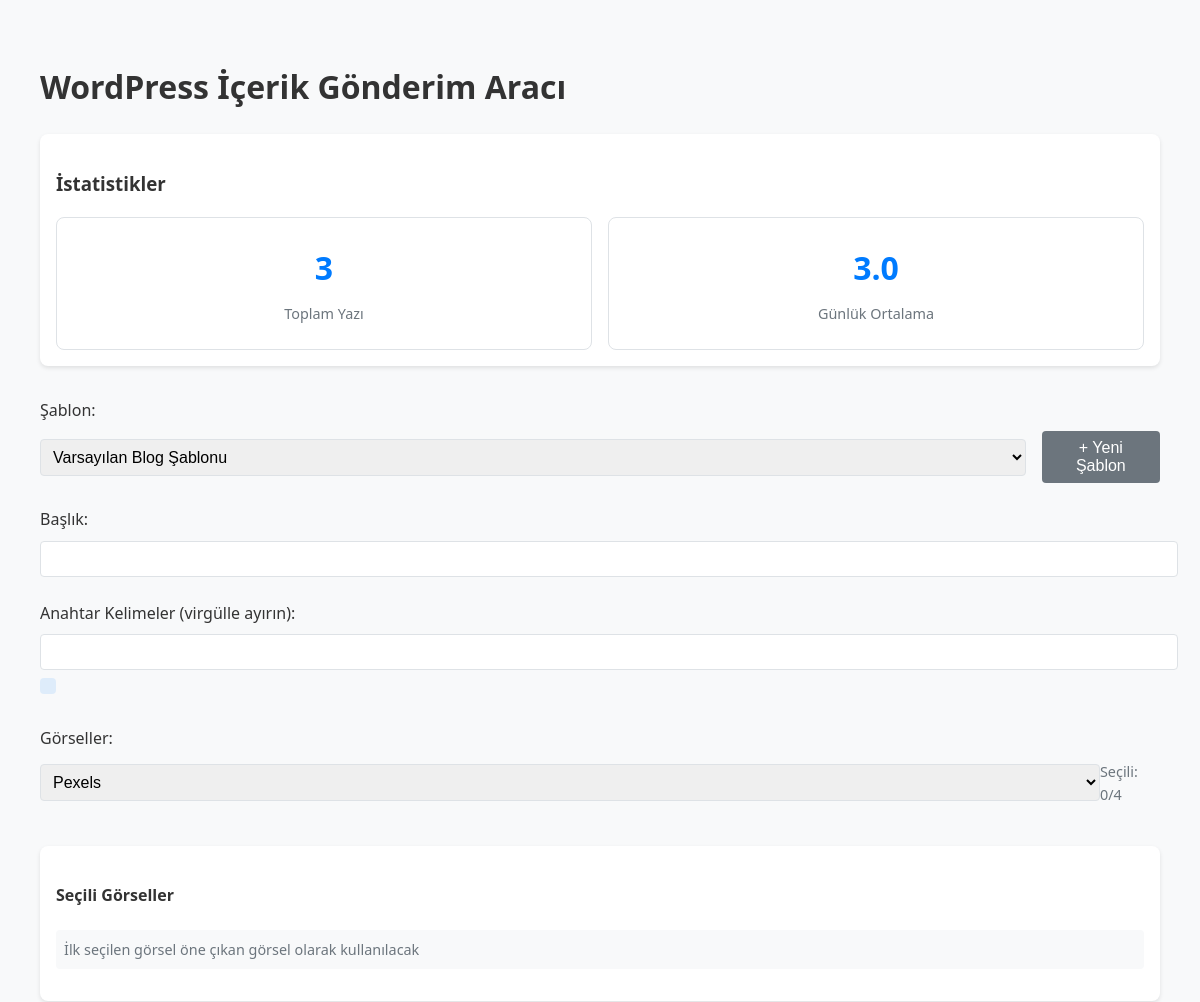
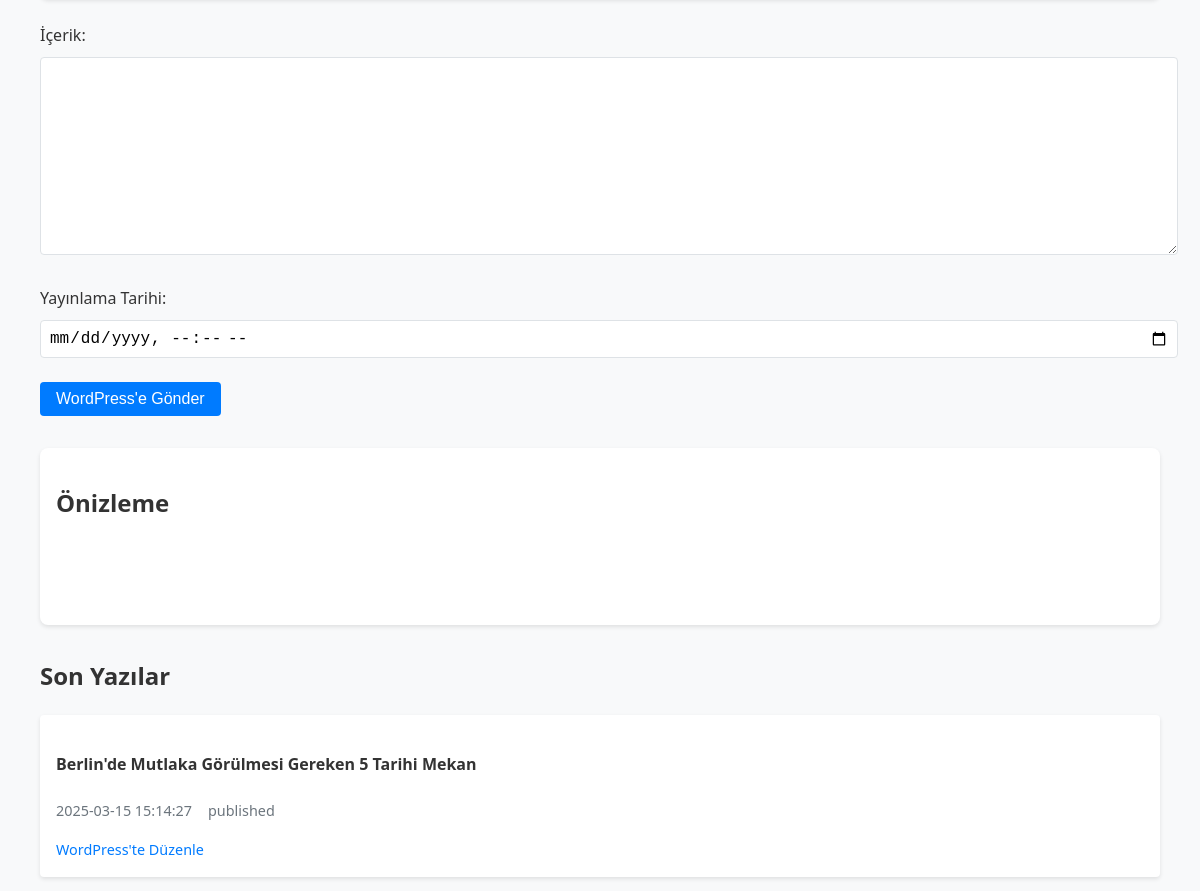
Before: / (upper part) with the older database file (2 pictures, top to bottom).
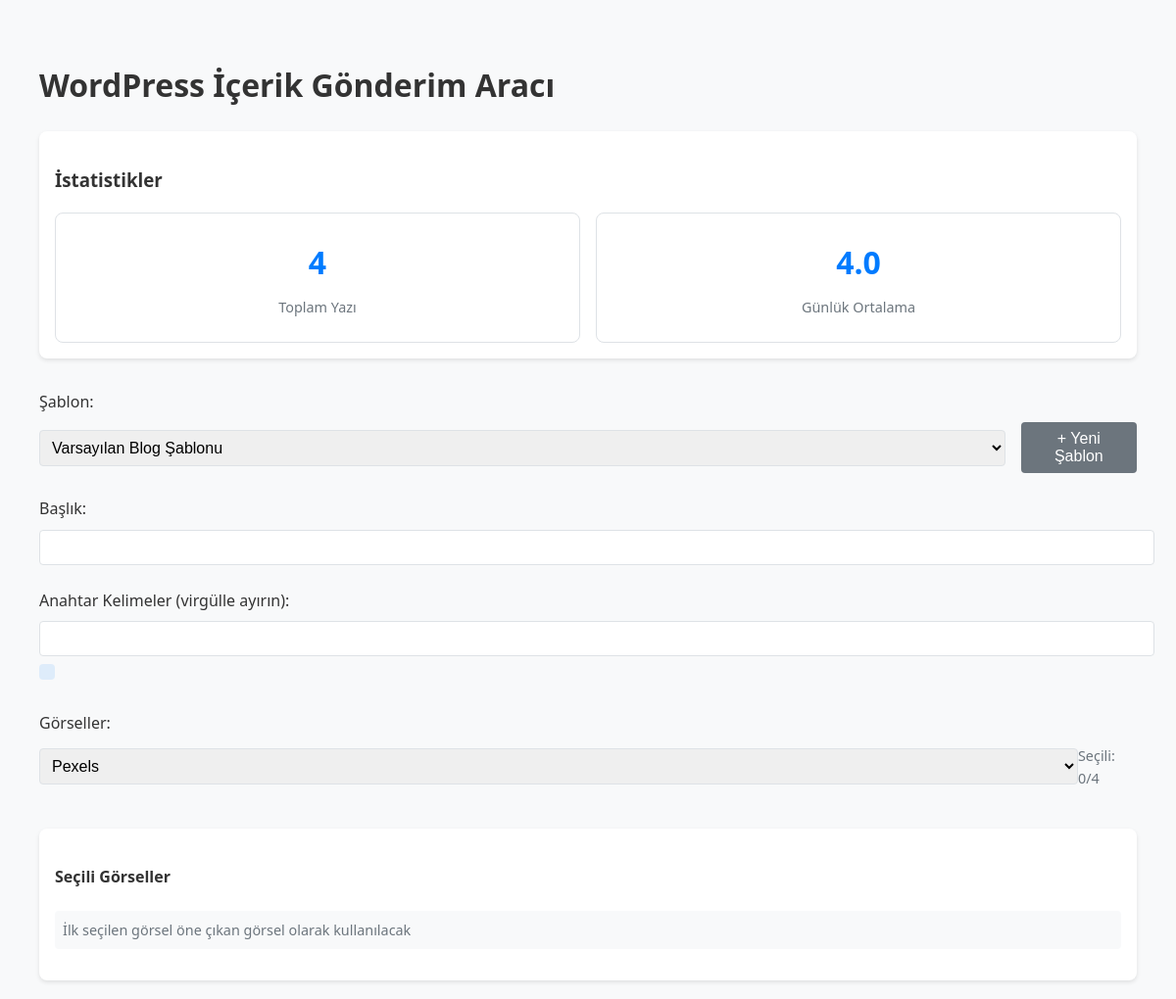
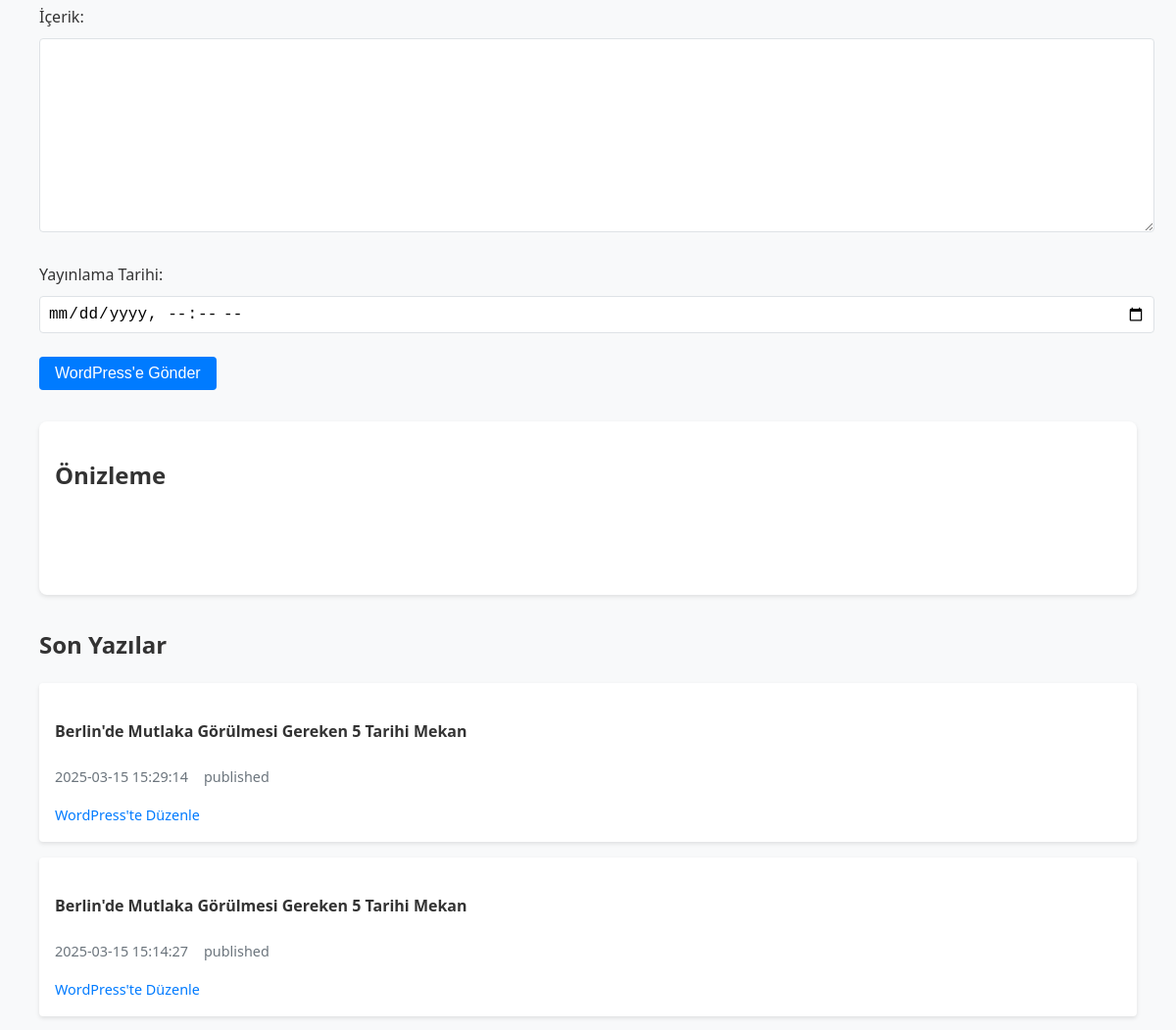
After: the same page with the newer database file (2 pictures, top to bottom).
### tables this page shows
CREATE TABLE posts (
                    id INTEGER PRIMARY KEY AUTOINCREMENT,
                    title TEXT NOT NULL,
                    content TEXT NOT NULL,
                    keywords TEXT NOT NULL,
                    image_url TEXT,
                    wordpress_id INTEGER,
                    created_at TIMESTAMP DEFAULT CURRENT_TIMESTAMP,
                    status TEXT DEFAULT 'published',
                    template_used TEXT
                );

### main.py (the view)
@app.route('/', methods=['GET', 'POST'])
def index():
    if request.method == 'POST':
        result = handle_form_submission(request.form, wp_client)
        return jsonify(result)
    templates = template_manager.get_templates()
    history = history_manager.get_posts_history()
    stats = history_manager.get_post_stats()
    return render_template('index.html',
                           templates=templates,
                           history=history,
                           stats=stats,
                           wp_url=os.getenv("WP_URL"))

### modules/history_manager.py (called while the page is built)
    def get_posts_history(self, limit=50):
        with sqlite3.connect(self.db_file) as conn:
            conn.row_factory = sqlite3.Row
            cursor = conn.execute("""
                SELECT * FROM posts
                ORDER BY created_at DESC
                LIMIT ?
            """, (limit,))
            return [dict(row) for row in cursor.fetchall()]

### modules/template_manager.py (called while the page is built)
    def get_templates(self) -> Dict:
        try:
            with open(self.templates_file, 'r', encoding='utf-8') as f:
                return json.load(f)["templates"]
        except Exception as e:
            print(f"Şablon okuma hatası: {e}")
            return {"default": self._get_default_template()}

    def _get_default_template(self) -> Dict:
        return {
            "name": "Varsayılan Blog Şablonu",
            "content": """<!-- wp:image {{"className":"featured-image"}} -->
{featured_image}
<!-- /wp:image -->

<h1>{title}</h1>

{content}

<div class="content-images">
{content_images}
</div>

<hr/>
<p><strong>Etiketler:</strong> {tags}</p>""",
            "created_at": datetime.now().isoformat()
        }

### templates/index.html (shortened to what this page needs)
<!DOCTYPE html>
<html lang="tr">
<head>
    <link rel="stylesheet" href="{{ url_for('static', filename='css/style.css') }}">
</head>
<body>
    <div class="container">
        <h1>WordPress İçerik Gönderim Aracı</h1>
        <div class="stats-section">
            <h3>İstatistikler</h3>
            <div class="stats-grid">
                <div class="stat-card">
                    <div class="stat-value">{{ stats.total_posts }}</div>
                    <div class="stat-label">Toplam Yazı</div>
                </div>
                <div class="stat-card">
                    <div class="stat-value">{{ stats.avg_posts_per_day }}</div>
                    <div class="stat-label">Günlük Ortalama</div>
                </div>
            </div>
        </div>
        <div class="content-form">
            <form method="POST" id="post-form" onsubmit="return submitForm(event)">
                <div class="form-group">
                    <label>Şablon:</label>
                    <div class="template-controls">
                        <select id="template-select" name="template">
                            {% for template_id, template in templates.items() %}
                            <option value="{{ template_id }}">{{ template.name }}</option>
                            {% endfor %}
                        </select>
                        <button type="button" class="secondary-button" onclick="showNewTemplateModal()">
                            + Yeni Şablon
                        </button>
                    </div>
                </div>
                <div class="form-group">
                    <label>Başlık:</label>
                    <input type="text" id="title" name="title" required>
                </div>
                <div class="form-group">
                    <label>Anahtar Kelimeler (virgülle ayırın):</label>
                    <input type="text" id="keywords" name="keywords" required>
                    <div id="translated-keywords" class="translated-text"></div>
                </div>
                <div class="form-group">
                    <label>Görseller:</label>
                    <div class="image-source-controls">
                        <select id="source" name="source">
                            <option value="pexels">Pexels</option>
                        </select>
                        <div class="selected-count">Seçili: <span id="selected-count">0</span>/4</div>
                    </div>
                    <div class="selected-images-preview">
                        <h4>Seçili Görseller</h4>
                        <p class="help-text">İlk seçilen görsel öne çıkan görsel olarak kullanılacak</p>
                    </div>
                </div>
                <div class="form-group">
                    <label>İçerik:</label>
                    <textarea id="content" name="content" rows="10" required></textarea>
                </div>
                <div class="form-group">
                    <label>Yayınlama Tarihi:</label>
                    <input type="datetime-local" name="publish_date" required>
                </div>
                <button type="submit" class="primary-button">WordPress'e Gönder</button>
            </form>
        </div>
        <div class="preview-section">
            <h2>Önizleme</h2>
            <div id="preview" class="preview-content">
            </div>
        </div>
        <div class="history-section">
            <h2>Son Yazılar</h2>
            <div class="history-list">
                {% for post in history %}
                <div class="history-item">
                    <h4>{{ post.title }}</h4>
                    <p class="post-meta">
                        <span class="post-date">{{ post.created_at }}</span>
                        <span class="post-status">{{ post.status }}</span>
                    </p>
                    <div class="post-actions">
                        <a href="{{ wp_url }}/wp-admin/post.php?post={{ post.wordpress_id }}&action=edit"
                           target="_blank" class="edit-link">WordPress'te Düzenle</a>
                    </div>
                </div>
                {% endfor %}
            </div>
        </div>
    </div>
</body>
</html>

### static/css/style.css (style rules this page uses)
:root { --primary-color: #007bff; --secondary-color: #6c757d; --success-color: #28a745; --background-color: #f8f9fa; --border-color: #dee2e6; }
body { font-family: 'Segoe UI', Tahoma, Geneva, Verdana, sans-serif; margin: 0; padding: 20px; background-color: var(--background-color); color: #333; line-height: 1.6; }
.container { max-width: 1200px; margin: 0 auto; padding: 20px; }
.form-group { margin-bottom: 1.5rem; }
label { display: block; margin-bottom: 0.5rem; font-weight: 500; }
input[type="text"], input[type="datetime-local"], textarea, select { width: 100%; padding: 0.5rem; border: 1px solid var(--border-color); border-radius: 4px; font-size: 1rem; }
textarea { min-height: 150px; resize: vertical; }
.primary-button, .secondary-button { padding: 0.5rem 1rem; border: none; border-radius: 4px; cursor: pointer; font-size: 1rem; transition: background-color 0.3s; }
.primary-button { background-color: var(--primary-color); color: white; }
.secondary-button { background-color: var(--secondary-color); color: white; }
.preview-section { margin-top: 2rem; padding: 1rem; background: white; border-radius: 8px; box-shadow: 0 2px 4px rgba(0,0,0,0.1); }
.preview-content { padding: 1rem; }
.history-section { margin-top: 2rem; }
.history-list { display: grid; gap: 1rem; }
.history-item { background: white; padding: 1rem; border-radius: 4px; box-shadow: 0 2px 4px rgba(0,0,0,0.1); transition: transform 0.3s ease; }
.post-meta { font-size: 0.9rem; color: var(--secondary-color); display: flex; gap: 1rem; margin: 0.5rem 0; }
.post-actions { margin-top: 1rem; display: flex; gap: 1rem; }
.edit-link { color: var(--primary-color); text-decoration: none; font-size: 0.9rem; display: inline-flex; align-items: center; gap: 0.3rem; }
.stats-section { margin-bottom: 2rem; padding: 1rem; background: white; border-radius: 8px; box-shadow: 0 2px 4px rgba(0,0,0,0.1); }
.stats-grid { display: grid; grid-template-columns: repeat(auto-fit, minmax(200px, 1fr)); gap: 1rem; }
.stat-card { padding: 1.5rem; border-radius: 8px; text-align: center; transition: transform 0.3s ease; border: 1px solid var(--border-color); }
.stat-value { font-size: 2rem; font-weight: bold; color: var(--primary-color); }
.stat-label { color: var(--secondary-color); margin-top: 0.5rem; font-size: 0.9rem; }
.selected-images-preview { margin-top: 1.5rem; padding: 1rem; background: white; border-radius: 8px; box-shadow: 0 2px 4px rgba(0,0,0,0.1); }
.help-text { font-size: 0.9rem; color: var(--secondary-color); margin-top: 0.5rem; padding: 0.5rem; background: #f8f9fa; border-radius: 4px; }
.template-controls { display: flex; gap: 1rem; align-items: center; }
.image-source-controls { display: flex; justify-content: space-between; align-items: center; margin-bottom: 1rem; }
.selected-count { font-size: 0.9rem; color: var(--secondary-color); }
.translated-text { font-size: 0.9rem; color: var(--secondary-color); margin-top: 0.5rem; padding: 0.5rem; background: rgba(0,123,255,0.1); border-radius: 4px; display: inline-block; }

Changed rows visible on the page:
added posts: title "Berlin'de Mutlaka Görülmesi Gereken 5 Tarihi Mekan", created_at "2025-03-15 15:29:14", status "published"
Other visible differences:
{{ stats.total_posts }}: "3" → "4"
{{ stats.avg_posts_per_day }}: "3.0" → "4.0"
